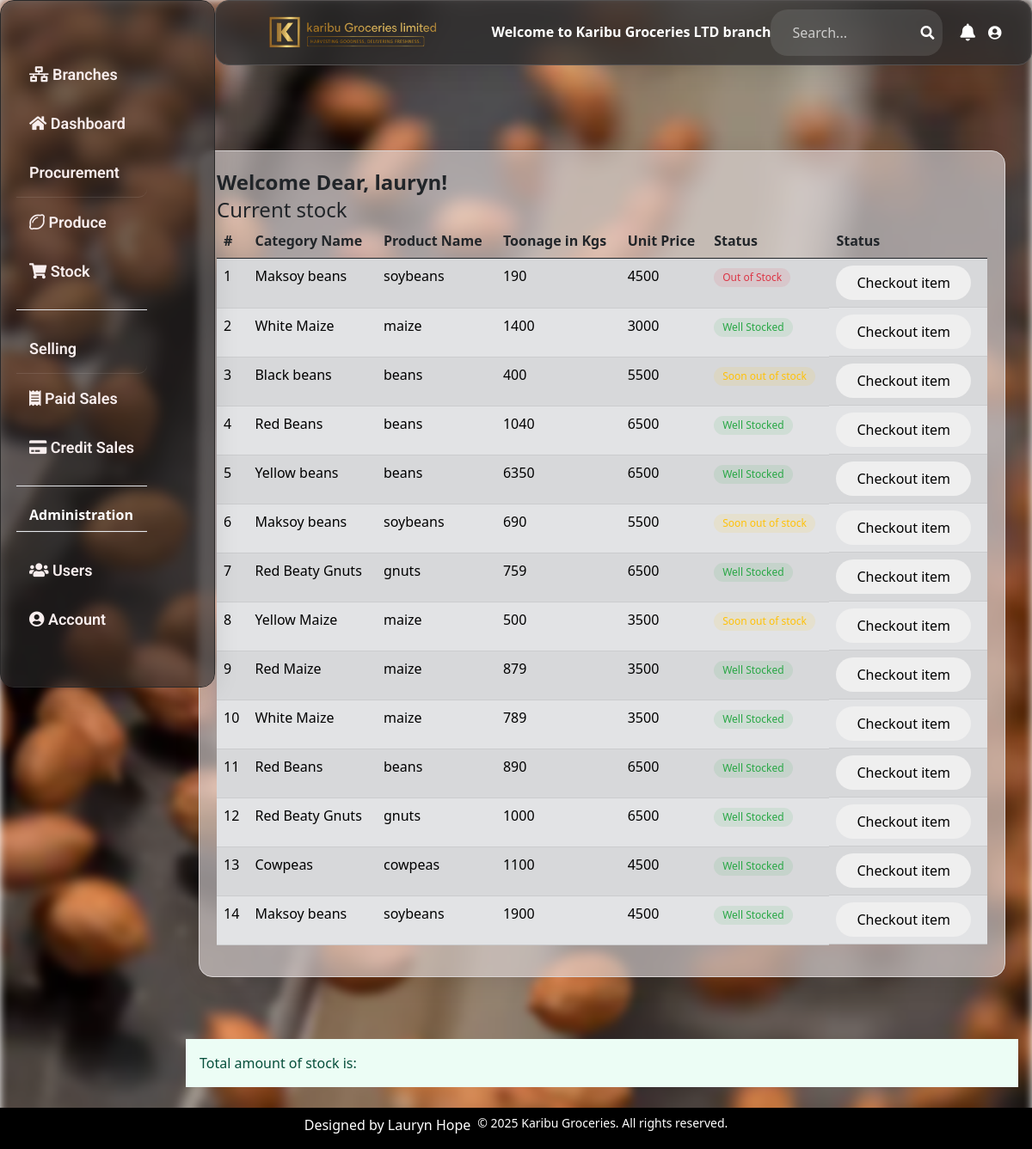
The page /home/ (signed in) on the database its author committed.
### happy_hoe/models.py (models this page shows, shortened)
class Userprofile(AbstractUser):
    is_salesagent = models.BooleanField(null=True, default=True)
    is_manager = models.BooleanField(null=True, default=True)
    is_director = models.BooleanField(null=True, default=True)
    last_activity = models.DateTimeField(null=True, blank=True)
    is_online = models.BooleanField(default=True)
    status = models.CharField(
        max_length=20,
        choices=(
            ('online', 'Online'),
            ('offline', 'Offline'),
        ),
        default='offline'
    )
    username = models.CharField(max_length=50, unique=True, blank=True)
    branch = models.ForeignKey(Branch, on_delete=models.CASCADE,max_length=20, blank=True, null=True ,default=1)
    email = models.EmailField(max_length=100, unique=True)
    gender_choices = (('Female','Female'), ('Male','Male'))
    gender = models.CharField(max_length=10, blank=True, choices=gender_choices)
    phone = models.CharField(max_length=10, unique=True)
    address = models.CharField(max_length=100, blank=True)
    class Meta:
        db_table = 'userprofile'
        verbose_name = 'User'
        verbose_name_plural = 'Users'

class Stock(models.Model):
    branch= models.ForeignKey(Branch, on_delete=models.CASCADE,  related_name='branch_stock', null=True, blank=True)
    Category_name= models.ForeignKey (Category, on_delete=models.CASCADE, blank=True)
    product_choices=(
        ('beans', 'beans'),
        ('soybeans', 'soybeans'),
        ('gnuts', 'gnuts'),
        ('maize', 'maize'),
        ('cowpeas', 'cowpeas'),
    )
    product_name = models.CharField(max_length=50, null=True, blank=True, choices=product_choices)
    total_quantity= models.PositiveIntegerField( default=0, blank=True, null=True)
    issued_quantity= models.PositiveIntegerField(default=0, blank=True, null=True)
    received_quantity= models.PositiveIntegerField( default=0, blank=True, null=True)
    cost_of_stock= models.DecimalField(max_digits=50, blank=True, null=True, default=1000000, decimal_places=0)
    unit_cost= models.IntegerField(blank=True, null=True, default=500)
    unit_price= models.IntegerField(blank=True, null=True, default=500)
    date_of_stock= models.DateField(auto_now_add=True ,blank=True, null=True)
    supplier_name= models.CharField(max_length=100, blank=True, null=True)
    phone_regex = RegexValidator(
        regex=r'^\+?256[0-9]{9,15}$',
        message="Phone number must be in the format: '+2567XXXXXXXX'.")
    supplier_contact = models.CharField(max_length=15, validators=[phone_regex], blank=True, null=True)
    type_of_produce = models.CharField(max_length=100, blank=True, null=True)
    entry_agent= models.ForeignKey(Userprofile, on_delete=models.CASCADE, null=True, blank=True, related_name='stocks_entered')

class Category(models.Model):
    category_name=models.CharField(max_length=50, null=True, blank=True, default='')
    description=models.TextField(max_length=50, blank=True, default='')
    def __str__(self):
        return self.category_name

### happy_hoe/views.py (the view)
# urls.py: path('home/', views.index, name='index'),
def index(request):
    if request.user.is_director:
        stocks = Stock.objects.all()
    else:
        stocks = Stock.objects.filter(branch=request.user.branch)
    context = {
        'stocks': stocks,
        'title': 'Stock List'
    }
    return render(request,"happy_hoeapp/index.html", {"stocks": stocks})

### happy_hoe/templates/happy_hoeapp/index.html (shortened to what this page needs)
{% extends 'happy_hoeapp/base.html' %}
{% load static %}
{% block content %}
        <div class="tableglass-effect">
            {% if user.is_authenticated %}
                <h1 class="text-2xl"><strong>Welcome  Dear, {{ user.username }}!</strong></h1>
            {% else %}
                <p>Please log in</p>
            {% endif %}
            <p class="text-2xl "> Current stock</p>
            <table class="table table-striped">
                <thead>
                    <tr>
                        <th scope="col">#</th>
                        <th scope="col">Category Name</th>
                        <th scope="col">Product Name</th>
                        <th scope="col">Toonage in Kgs</th>
                        <th scope="col">Unit Price</th>
                        {% if user.is_manager  %}
                        <th scope="col">Status</th>
                        {% endif %}
                        <th scope="col">Status</th>
                    </tr>
                </thead>
                <tbody>
                    {% for stock in stocks %}
                    <tr  class="table-secondary">
                        <td scope="row">{{ forloop.counter }}</td>
                        <td>{{ stock.Category_name }}</td>
                        <td>{{ stock.product_name }}</td>
                        <td>{{ stock.total_quantity }}</td>
                        <td>{{ stock.unit_price }}</td>
                        {% if user.is_manager  %}
                        <td>
                            {% if stock.total_quantity <= 300 %}
                            <span class="badge danger"> Out of Stock</span>
                            {% elif stock.total_quantity < 700 %}
                            <span class="badge warning">Soon out of stock</span>
                        {% else %}
                            <span class="badge premium">Well Stocked</span>
                        {% endif %}
                        </td>
                        {% endif %}
                        <td class="d-flex gap-2">
                            <a href="{% url 'stock_detail' stock.id %}"><input type="submit" value="Checkout item" class="rounded-full py-2 px-4"></a>
                        </td>
                    </tr>
                    {% endfor %}
                </tbody>
            </table>
        </div>
        <div class="col mt-4 p-4">
        </div>
        <div class="bg-green-50 text-green-900 p-3 gy-3">Total amount of stock is:<b>{{ cost_of_stock }}</b> </div>
    </div>
</div>
{% endblock %}

### happy_hoe/static/css/base.css (style rules this page uses)
html, body { height: 100%; width: 100%; margin: 0; }
body::before { content: ""; position: fixed; top: 0; left: 0; right: 0; bottom: 0; width: 100%; height: 100%; top: 0; left: 0; right: 0; bottom: 0; background: url('/static/images/f1.webp') no-repeat center center fixed; background-size: cover; filter: blur(5px); z-index: -1; }
.tableglass-effect { background: rgba(223, 216, 216, 0.63); border-radius: 16px; box-shadow: 0 4px 30px rgba(0, 0, 0, 0.1); backdrop-filter: blur(4.7px); -webkit-backdrop-filter: blur(4.7px); border: 1px solid rgba(219, 214, 214, 1); margin: 15px; padding: 20px; }

### happy_hoe/templates/happy_hoeapp/index.html (style rules this page uses)
.badge { padding: 5px 10px; border-radius: 20px; font-size: 12px; font-weight: 500; }
.badge.danger { background-color: rgba(220, 53, 69, 0.1); color: #dc3545; }
.badge.warning { background-color: rgba(255, 193, 7, 0.1); color: #ffc107; }
.badge.premium { background-color: rgba(40, 167, 69, 0.1); color: #28a745; }

### rows shown on the page
Userprofile: username "lauryn"
Stock: Category_name "Maksoy beans", product_name "soybeans", total_quantity "190", unit_price "4500", shows "Out of Stock"
Stock: Category_name "White Maize", product_name "maize", total_quantity "1400", unit_price "3000", shows "Well Stocked"
Stock: Category_name "Black beans", product_name "beans", total_quantity "400", unit_price "5500", shows "Soon out of stock"
Stock: Category_name "Red Beans", product_name "beans", total_quantity "1040", unit_price "6500", shows "Well Stocked"
Stock: Category_name "Yellow beans", product_name "beans", total_quantity "6350", unit_price "6500", shows "Well Stocked"
Stock: Category_name "Maksoy beans", product_name "soybeans", total_quantity "690", unit_price "5500", shows "Soon out of stock"
Stock: Category_name "Red Beaty Gnuts", product_name "gnuts", total_quantity "759", unit_price "6500", shows "Well Stocked"
Stock: Category_name "Yellow Maize", product_name "maize", total_quantity "500", unit_price "3500", shows "Soon out of stock"
Stock: Category_name "Red Maize", product_name "maize", total_quantity "879", unit_price "3500", shows "Well Stocked"
Stock: Category_name "White Maize", product_name "maize", total_quantity "789", unit_price "3500", shows "Well Stocked"
Stock: Category_name "Red Beans", product_name "beans", total_quantity "890", unit_price "6500", shows "Well Stocked"
Stock: Category_name "Red Beaty Gnuts", product_name "gnuts", total_quantity "1000", unit_price "6500", shows "Well Stocked"
Stock: Category_name "Cowpeas", product_name "cowpeas", total_quantity "1100", unit_price "4500", shows "Well Stocked"
Stock: Category_name "Maksoy beans", product_name "soybeans", total_quantity "1900", unit_price "4500", shows "Well Stocked"
